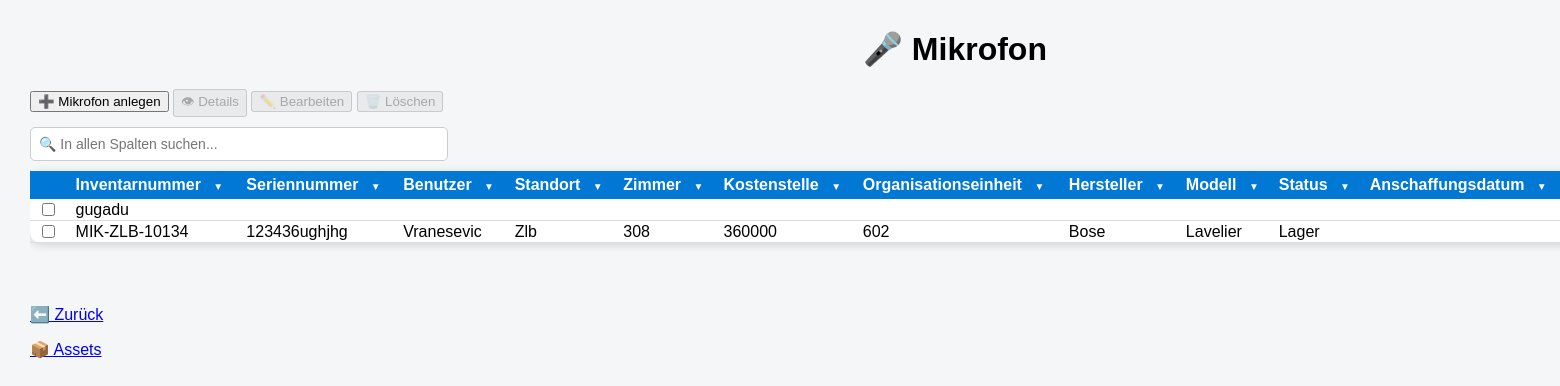
Page /assets/mikrofons on the committed database.
### tables this page shows
CREATE TABLE assets (

    id INTEGER PRIMARY KEY,

    inventarnummer TEXT,
    rechnername TEXT,
    seriennummer TEXT,

    kostenstelle TEXT,
    organisationseinheit TEXT,

    standort TEXT,
    zimmer TEXT,

    anschaffungsdatum TEXT,
    installationsdatum TEXT,

    assettyp TEXT,
    verwendungsart TEXT,

    status TEXT,

    hersteller TEXT,
    modell TEXT,

    mac_adresse TEXT,
    garantie TEXT,

    verwaltungsart TEXT,

    prozessor TEXT,
    kerne_threads TEXT,

    ram TEXT,
    festplatte TEXT,

    betriebssystem TEXT,

    displaygroesse TEXT,
    dockingstation TEXT,

    anlagenummer TEXT,

    mitarbeiter TEXT,

    bemerkung TEXT

, druckertyp TEXT);

### app.py (the view)
@app.route("/assets/mikrofons")
def mikrofons():
    sortierung = request.args.get("sort", "inventarnummer")
    richtung = request.args.get("richtung", "ASC")
    erlaubte_spalten = [
        "inventarnummer",
        "seriennummer",
        "kostenstelle",
        "organisationseinheit",
        "standort",
        "zimmer",
        "anschaffungsdatum",
        "assettyp",
        "status",
        "hersteller",
        "modell",
        "garantie",
        "mitarbeiter",
        "bemerkung"
    ]
    if sortierung not in erlaubte_spalten:
        sortierung = "inventarnummer"
    if richtung not in ["ASC", "DESC"]:
        richtung = "ASC"
    with closing(sqlite3.connect("asset_management.db")) as verbindung:
        cursor = verbindung.cursor()
        cursor.execute(f"""
            SELECT id, inventarnummer, seriennummer, mitarbeiter,
                   standort, zimmer, kostenstelle, organisationseinheit,
                   hersteller, modell, status,
                   anschaffungsdatum, bemerkung
            FROM assets
            WHERE LOWER(assettyp) = 'mikrofon'
            ORDER BY {sortierung} COLLATE NOCASE {richtung}
        """)
        mikrofons = cursor.fetchall()
    return render_template(
        "mikrofons.html",
        mikrofons=mikrofons
    )

### templates/mikrofons.html (shortened to what this page needs)
<!DOCTYPE html>
<html>
<head>
    <link rel="stylesheet"
          href="{{ url_for('static', filename='style.css') }}">
    <link rel="stylesheet"
          href="{{ url_for('static', filename='assets_liste_tables.css') }}">
    <link rel="stylesheet"
          href="{{ url_for('static', filename='dropdowns.css') }}">
</head>
<body>
<div class="container">
    <h1>🎤  Mikrofon</h1>
    <div class="toolbar">
        <button onclick="assetAnlegen()">
            ➕ Mikrofon anlegen
        </button>
           <button id="detailsBtn"
                disabled
                onclick="detailsAnzeigen()">
                👁 Details
            </button>
            <button id="bearbeitenBtn"
                disabled
                onclick="assetBearbeiten()">
            ✏️ Bearbeiten
            </button>
            <button id="loeschenBtn"
                disabled
                onclick="popupOeffnen(ausgewaehlteId)">
                🗑️ Löschen
            </button>
    </div>
<div
    style="
         margin-top:10px;
        margin-bottom:0px;
        text-align:left;
    "
>
    <input
        type="text"
        id="globalFilter"
        placeholder="🔍 In allen Spalten suchen..."
        style="
            width:400px;
            padding:8px;
            font-size:14px;
            border:1px solid #ccc;
            border-radius:5px;
        "
>
</div>
    <div style="overflow-x:auto;">
        <table>
            <tr>
                <th></th>
                <th class="dropdown-column">
                    Inventarnummer
                    <span class="dropdown-button">▼</span>
                </th>
                <th class="dropdown-column">
                    Seriennummer
                    <span class="dropdown-button">▼</span>
                </th>
                <th class="dropdown-column">
                    Benutzer
                    <span class="dropdown-button">▼</span>
                </th>
               <th class="dropdown-column">
                    Standort
                    <span class="dropdown-button">▼</span>
                </th>
                <th class="dropdown-column">
                    Zimmer
                    <span class="dropdown-button">▼</span>
                </th>
                <th class="dropdown-column">
                    Kostenstelle
                    <span class="dropdown-button">▼</span>
                </th>
                <th class="dropdown-column">
                    Organisationseinheit
                    <span class="dropdown-button">▼</span>
                </th>
                <th class="dropdown-column">
                    Hersteller
                    <span class="dropdown-button">▼</span>
                </th>
                <th class="dropdown-column">
                    Modell
                    <span class="dropdown-button">▼</span>
                </th>
                <th class="dropdown-column">
                    Status
                    <span class="dropdown-button">▼</span>
                </th>
                <th class="dropdown-column">
                    Anschaffungsdatum
                    <span class="dropdown-button">▼</span>
                </th>
            </tr>
            {% for mikrofon in mikrofons %}
            <tr>
               <td><input type="checkbox" class="asset-checkbox" data-id="{{ mikrofon[0] }}"></td>
                <td>{{ mikrofon[1] }}</td>
                <td>{{ mikrofon[2] }}</td>
                <td>{{ mikrofon[3] }}</td>
                <td>{{ mikrofon[4] }}</td>
                <td>{{ mikrofon[5] }}</td>
                <td>{{ mikrofon[6] }}</td>
                <td>{{ mikrofon[7] }}</td>
                <td>{{ mikrofon[8] }}</td>
                <td>{{ mikrofon[9] }}</td>
                <td>{{ mikrofon[10] }}</td>
                <td>{{ mikrofon[11] }}</td>
            </tr>
            {% endfor %}
        </table>
    </div>
    <br><br>
    <p><a href="javascript:history.back()">⬅️ Zurück</a></p>
    <p><a href="/assets">📦 Assets</a></p>
</div>
</body>
</html>

### static/style.css (style rules this page uses)
body { font-family: Arial, sans-serif; background-color: #f4f6f8; margin: 30px; }
h1 { text-align: center; }
.container { width: 1850px; margin: auto; }

### static/assets_liste_tables.css (style rules this page uses)
table { width: 90%; margin: 10px 0; border-collapse: collapse; background-color: white; box-shadow: 0 2px 10px rgba(0,0,0,0.15); border-radius: 10px; overflow: visible; font-size: 16px; }
th { background-color: #0078d4; color: white; padding: 5px 8px; text-align: left; }
td { padding: 1px 8px; border-bottom: 1px solid #ddd; line-height: 1; }

### static/dropdowns.css (style rules this page uses)
.dropdown-column { position: relative; white-space: nowrap; }
.dropdown-button { color: white; cursor: pointer; margin-left: 8px; font-size: 10px; }

### rows in the picture
assets: inventarnummer "gugadu"
assets: inventarnummer "MIK-ZLB-10134", seriennummer "123436ughjhg", mitarbeiter "Vranesevic", standort "Zlb", zimmer "308", kostenstelle "360000", organisationseinheit "602", hersteller "Bose", modell "Lavelier", status "Lager"
